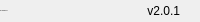
              <widget class="QFrame" name="bottomBar">
               <property name="minimumSize">
                <size>
                 <width>0</width>
                 <height>22</height>
                </size>
               </property>
               <property name="maximumSize">
                <size>
                 <width>16777215</width>
                 <height>22</height>
                </size>
               </property>
               <property name="frameShape">
                <enum>QFrame::NoFrame</enum>
               </property>
               <property name="frameShadow">
                <enum>QFrame::Raised</enum>
               </property>
               <layout class="QHBoxLayout" name="horizontalLayout_5">
                <property name="spacing">
                 <number>0</number>
                </property>
                <property name="leftMargin">
                 <number>0</number>
                </property>
                <property name="topMargin">
                 <number>0</number>
                </property>
                <property name="rightMargin">
                 <number>0</number>
                </property>
                <property name="bottomMargin">
                 <number>0</number>
                </property>
                <item>
                 <widget class="QLabel" name="creditsLabel">
                  <property name="maximumSize">
                   <size>
                    <width>16777215</width>
                    <height>16</height>
                   </size>
                  </property>
                  <property name="font">
                   <font>
                    <pointsize>-1</pointsize>
                    <italic>false</italic>
                    <bold>false</bold>
                   </font>
                  </property>
                  <property name="text">
                   <string>By: Sakellariou G.</string>
                  </property>
                  <property name="alignment">
                   <set>Qt::AlignLeading|Qt::AlignLeft|Qt::AlignVCenter</set>
                  </property>
                 </widget>
                </item>
                <item>
                 <widget class="QLabel" name="version">
                  <property name="text">
                   <string>v2.0.1</string>
                  </property>
                  <property name="alignment">
                   <set>Qt::AlignRight|Qt::AlignTrailing|Qt::AlignVCenter</set>
                  </property>
                 </widget>
                </item>
                <item>
                 <widget class="QFrame" name="frame_size_grip">
                  <property name="minimumSize">
                   <size>
                    <width>20</width>
                    <height>0</height>
                   </size>
                  </property>
                  <property name="maximumSize">
                   <size>
                    <width>20</width>
                    <height>16777215</height>
                   </size>
                  </property>
                  <property name="frameShape">
                   <enum>QFrame::NoFrame</enum>
                  </property>
                  <property name="frameShadow">
                   <enum>QFrame::Raised</enum>
                  </property>
                 </widget>
                </item>
               </layout>
              </widget>
